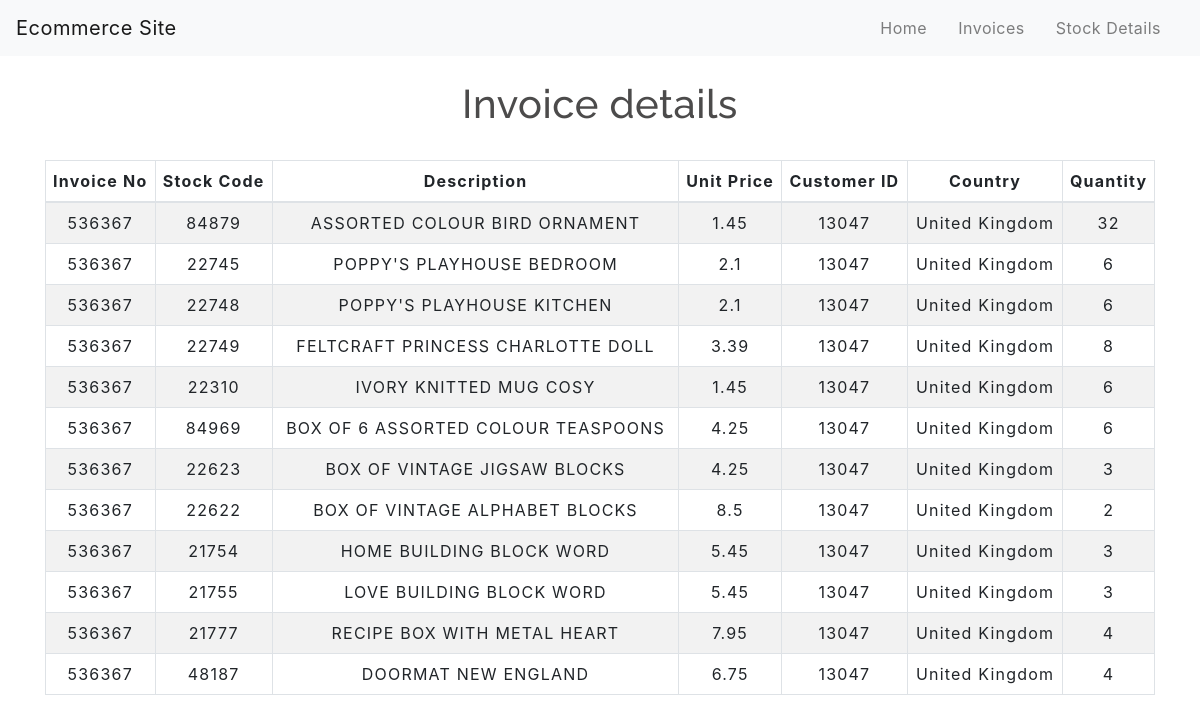
/query6.php?InvoiceNo=536367, run on the app's committed database.
### tables this page shows
CREATE TABLE `Orders` (
  `InvoiceNo` varchar(10) DEFAULT NULL,
  `StockCode` varchar(10) DEFAULT NULL,
  `Quantity` int(5) DEFAULT NULL,
  KEY `InvoiceNo` (`InvoiceNo`),
  KEY `StockCode` (`StockCode`),
  CONSTRAINT `Orders_ibfk_1` FOREIGN KEY (`InvoiceNo`) REFERENCES `Invoice` (`InvoiceNo`)
);

CREATE TABLE `Stock` (
  `StockCode` varchar(10) NOT NULL,
  `Description` varchar(50) DEFAULT NULL,
  `UnitPrice` float DEFAULT NULL,
  PRIMARY KEY (`StockCode`)
);

CREATE TABLE `Invoice` (
  `InvoiceNo` varchar(10) NOT NULL,
  `InvoiceDate` date DEFAULT NULL,
  `CustomerID` int(8) DEFAULT NULL,
  `Country` varchar(25) DEFAULT NULL,
  PRIMARY KEY (`InvoiceNo`)
);

### query6.php (the view, shortened to what this page needs)
<!DOCTYPE html>
<html lang="en">
<head>
    <link rel="stylesheet" href="https://maxcdn.bootstrapcdn.com/bootstrap/4.0.0/css/bootstrap.min.css">
    <link rel="stylesheet" type="text/css" href="css/table.css">
    <link rel="stylesheet" type="text/css" href="css/navbar.css">
</head>
<body>
<?php
    include 'config.php';
    $InvoiceNo = $_GET['InvoiceNo'];
$query = mysqli_query($conn, "SELECT Invoice.CustomerID, Invoice.Country, Orders.InvoiceNo, Orders.StockCode, Stock.Description, Stock.UnitPrice, Orders.Quantity FROM Orders INNER JOIN Invoice ON Orders.InvoiceNo = Invoice.InvoiceNo INNER JOIN Stock ON Orders.StockCode = Stock.StockCode WHERE Invoice.InvoiceNo = '".$InvoiceNo."'")
   or die (mysqli_error($conn));
?>
<?php
  include 'navbar.php';
?>
<div class="container">
        <h2 class="text-center pt-4">Invoice details</h2>
        <br>
            <div class="row">
                <div class="col">
                    <div class="table-responsive-sm">
                    <table class="table table-hover table-sm table-striped table-condensed table-bordered">
                        <thead>
                            <tr>
                            <th scope="col" class="text-center py-2">Invoice No</th>
                            <th scope="col" class="text-center py-2">Stock Code</th>
                            <th scope="col" class="text-center py-2">Description</th>
                            <th scope="col" class="text-center py-2">Unit Price</th>
                            <th scope="col" class="text-center py-2">Customer ID</th>
                            <th scope="col" class="text-center py-2">Country</th>
                            <th scope="col" class="text-center py-2">Quantity</th>
                            </tr>
                        </thead>
                        <tbody>
                <?php
                    while($rows=mysqli_fetch_assoc($query)){
                ?>
                    <tr>
                        <td class="py-2"><?php echo $rows['InvoiceNo'] ?></td>
                        <td class="py-2"><?php echo $rows['StockCode']?></td>
                        <td class="py-2"><?php echo $rows['Description']?></td>
                        <td class="py-2"><?php echo $rows['UnitPrice']?></td>
                        <td class="py-2"><?php echo $rows['CustomerID']?></td>
                        <td class="py-2"><?php echo $rows['Country']?></td>
                        <td class="py-2"><?php echo $rows['Quantity']?></td>
                    </tr>
                <?php
                    }
                ?>
                        </tbody>
                    </table>
                    </div>
                </div>
            </div>
         </div>
</body>
</html>

### css/table.css (style rules this page uses)
* { padding: 10; margin: 0; box-sizing: border-box;] }
h2 { font-size: 40px; }
table { letter-spacing: 1.2px; }
td { text-align: center; }

### css/navbar.css (style rules this page uses)
h2 { color: #4C4B4B; letter-spacing: 0.5px; font-family: raleway; }

### data on the page
orders: InvoiceNo "536367", StockCode "84879", stock.Description "ASSORTED COLOUR BIRD ORNAMENT", stock.UnitPrice "1.45", InvoiceNo.CustomerID "13047", InvoiceNo.Country "United Kingdom", Quantity "32"
orders: InvoiceNo "536367", StockCode "22745", stock.Description "POPPY'S PLAYHOUSE BEDROOM", stock.UnitPrice "2.1", InvoiceNo.CustomerID "13047", InvoiceNo.Country "United Kingdom", Quantity "6"
orders: InvoiceNo "536367", StockCode "22748", stock.Description "POPPY'S PLAYHOUSE KITCHEN", stock.UnitPrice "2.1", InvoiceNo.CustomerID "13047", InvoiceNo.Country "United Kingdom", Quantity "6"
orders: InvoiceNo "536367", StockCode "22749", stock.Description "FELTCRAFT PRINCESS CHARLOTTE DOLL", stock.UnitPrice "3.39", InvoiceNo.CustomerID "13047", InvoiceNo.Country "United Kingdom", Quantity "8"
orders: InvoiceNo "536367", StockCode "22310", stock.Description "IVORY KNITTED MUG COSY", stock.UnitPrice "1.45", InvoiceNo.CustomerID "13047", InvoiceNo.Country "United Kingdom", Quantity "6"
orders: InvoiceNo "536367", StockCode "84969", stock.Description "BOX OF 6 ASSORTED COLOUR TEASPOONS", stock.UnitPrice "4.25", InvoiceNo.CustomerID "13047", InvoiceNo.Country "United Kingdom", Quantity "6"
orders: InvoiceNo "536367", StockCode "22623", stock.Description "BOX OF VINTAGE JIGSAW BLOCKS", stock.UnitPrice "4.25", InvoiceNo.CustomerID "13047", InvoiceNo.Country "United Kingdom", Quantity "3"
orders: InvoiceNo "536367", StockCode "22622", stock.Description "BOX OF VINTAGE ALPHABET BLOCKS", stock.UnitPrice "8.5", InvoiceNo.CustomerID "13047", InvoiceNo.Country "United Kingdom", Quantity "2"
orders: InvoiceNo "536367", StockCode "21754", stock.Description "HOME BUILDING BLOCK WORD", stock.UnitPrice "5.45", InvoiceNo.CustomerID "13047", InvoiceNo.Country "United Kingdom", Quantity "3"
orders: InvoiceNo "536367", StockCode "21755", stock.Description "LOVE BUILDING BLOCK WORD", stock.UnitPrice "5.45", InvoiceNo.CustomerID "13047", InvoiceNo.Country "United Kingdom", Quantity "3"
orders: InvoiceNo "536367", StockCode "21777", stock.Description "RECIPE BOX WITH METAL HEART", stock.UnitPrice "7.95", InvoiceNo.CustomerID "13047", InvoiceNo.Country "United Kingdom", Quantity "4"
orders: InvoiceNo "536367", StockCode "48187", stock.Description "DOORMAT NEW ENGLAND", stock.UnitPrice "6.75", InvoiceNo.CustomerID "13047", InvoiceNo.Country "United Kingdom", Quantity "4"
